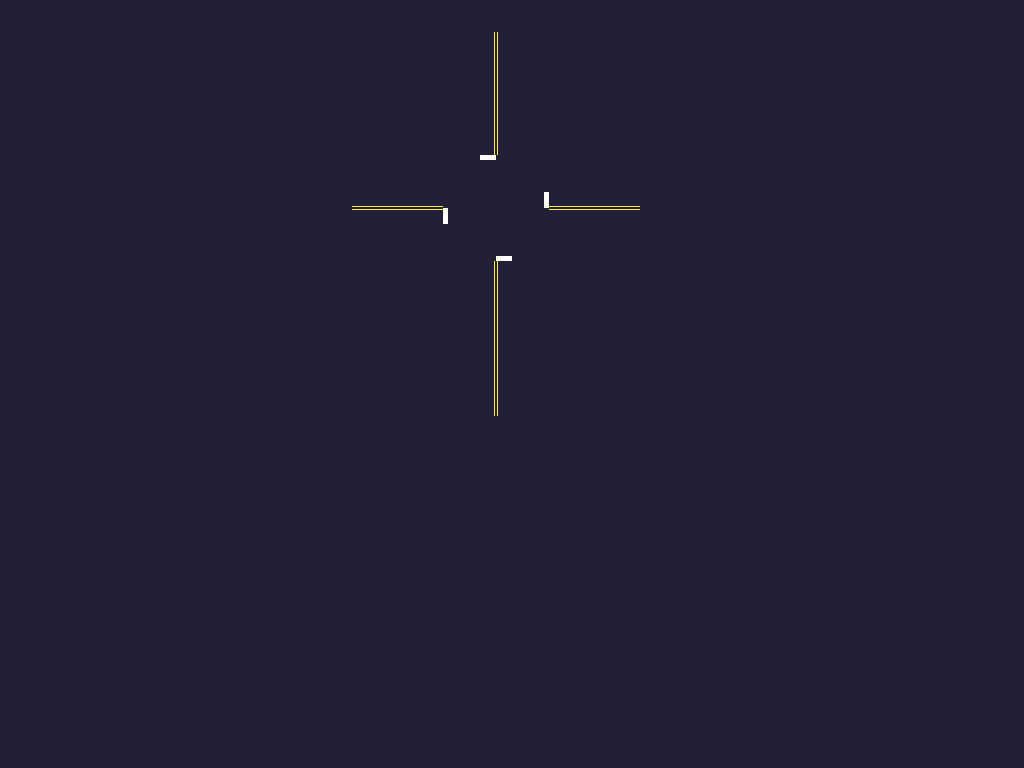

The image is a tile-based game level rendered from a .tmx file. Its description and complete source (layers, tilesets, objects, tile grids) follow:
An orthogonal 32x24 tile map with 32x32 px tiles, 1 tile layer (Tile Layer 1).

<map version="1.2" tiledversion="1.3.4" orientation="orthogonal" renderorder="right-down" width="32" height="24" tilewidth="32" tileheight="32" infinite="0" nextlayerid="2" nextobjectid="1">
 <tileset firstgid="1" source="MainTileset.tsx" />
 <layer id="1" name="Tile Layer 1" width="32" height="24">
  <data encoding="csv">
1,1,1,1,1,1,1,1,1,1,1,1,1,1,1,1,1,1,1,1,1,1,1,1,1,1,1,1,1,1,1,1,
1,1,1,1,1,1,1,1,1,1,1,1,1,1,1,3221225481,1,1,1,1,1,1,1,1,1,1,1,1,1,1,1,1,
1,1,1,1,1,1,1,1,1,1,1,1,1,1,1,3221225481,1,1,1,1,1,1,1,1,1,1,1,1,1,1,1,1,
1,1,1,1,1,1,1,1,1,1,1,1,1,1,1,9,1,1,1,1,1,1,1,1,1,1,1,1,1,1,1,1,
1,1,1,1,1,1,1,1,1,1,1,1,1,1,1,3221225482,1,1,1,1,1,1,1,1,1,1,1,1,1,1,1,1,
1,1,1,1,1,1,1,1,1,1,1,1,1,1,1,1,1,1,1,1,1,1,1,1,1,1,1,1,1,1,1,1,
1,1,1,1,1,1,1,1,1,1,1,1610612745,1610612745,2684354570,1,1,1,1610612746,1610612745,1610612745,1,1,1,1,1,1,1,1,1,1,1,1,
1,1,1,1,1,1,1,1,1,1,1,1,1,1,1,1,1,1,1,1,1,1,1,1,1,1,1,1,1,1,1,1,
1,1,1,1,1,1,1,1,1,1,1,1,1,1,1,10,1,1,1,1,1,1,1,1,1,1,1,1,1,1,1,1,
1,1,1,1,1,1,1,1,1,1,1,1,1,1,1,9,1,1,1,1,1,1,1,1,1,1,1,1,1,1,1,1,
1,1,1,1,1,1,1,1,1,1,1,1,1,1,1,9,1,1,1,1,1,1,1,1,1,1,1,1,1,1,1,1,
1,1,1,1,1,1,1,1,1,1,1,1,1,1,1,9,1,1,1,1,1,1,1,1,1,1,1,1,1,1,1,1,
1,1,1,1,1,1,1,1,1,1,1,1,1,1,1,9,1,1,1,1,1,1,1,1,1,1,1,1,1,1,1,1,
1,1,1,1,1,1,1,1,1,1,1,1,1,1,1,1,1,1,1,1,1,1,1,1,1,1,1,1,1,1,1,1,
1,1,1,1,1,1,1,1,1,1,1,1,1,1,1,1,1,1,1,1,1,1,1,1,1,1,1,1,1,1,1,1,
1,1,1,1,1,1,1,1,1,1,1,1,1,1,1,1,1,1,1,1,1,1,1,1,1,1,1,1,1,1,1,1,
1,1,1,1,1,1,1,1,1,1,1,1,1,1,1,1,1,1,1,1,1,1,1,1,1,1,1,1,1,1,1,1,
1,1,1,1,1,1,1,1,1,1,1,1,1,1,1,1,1,1,1,1,1,1,1,1,1,1,1,1,1,1,1,1,
1,1,1,1,1,1,1,1,1,1,1,1,1,1,1,1,1,1,1,1,1,1,1,1,1,1,1,1,1,1,1,1,
1,1,1,1,1,1,1,1,1,1,1,1,1,1,1,1,1,1,1,1,1,1,1,1,1,1,1,1,1,1,1,1,
1,1,1,1,1,1,1,1,1,1,1,1,1,1,1,1,1,1,1,1,1,1,1,1,1,1,1,1,1,1,1,1,
1,1,1,1,1,1,1,1,1,1,1,1,1,1,1,1,1,1,1,1,1,1,1,1,1,1,1,1,1,1,1,1,
1,1,1,1,1,1,1,1,1,1,1,1,1,1,1,1,1,1,1,1,1,1,1,1,1,1,1,1,1,1,1,1,
1,1,1,1,1,1,1,1,1,1,1,1,1,1,1,1,1,1,1,1,1,1,1,1,1,1,1,1,1,1,1,1
</data>
 </layer>
</map>
